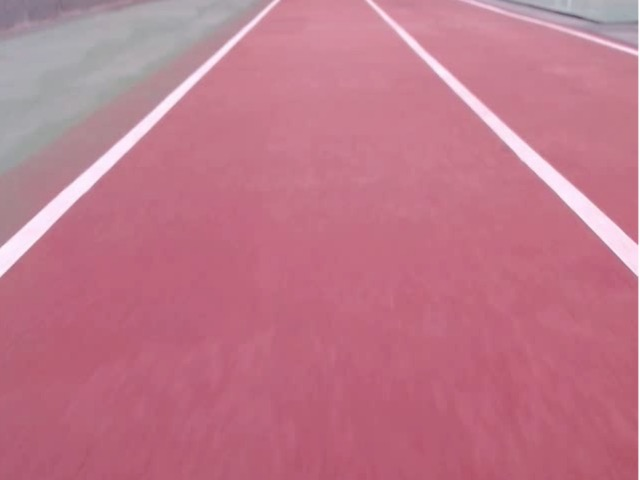
#> input picture img/cam_img.jpg, 640 x 480 px, given in place of 블랙박스 영상.mp4, which was not available
$ python '03-곡률 분석.py'   (older library calls are emulated)
#> lines starting #> are read from the running program, lines starting #| are printed output that depends on the picture; after the words box and inside, x2 and y2 are one past the last pixel; in counts of white or black regions, pixels touching at a corner belong together; pictures that were not available may be replaced by others from this repository, and a replacement may not be noted
import cv2
import numpy as np
import matplotlib.pyplot as plt


def color_filter(image):
    hls = cv2.cvtColor(image, cv2.COLOR_BGR2HLS)

    lower = np.array([20, 150, 20])
    upper = np.array([255, 255, 255])

    yellow_lower = np.array([0, 85, 81])
    yellow_upper = np.array([190, 255, 255])

    yellow_mask = cv2.inRange(hls, yellow_lower, yellow_upper)
    white_mask = cv2.inRange(hls, lower, upper)
    mask = cv2.bitwise_or(yellow_mask, white_mask)
    masked = cv2.bitwise_and(image, image, mask=mask)

    return masked


def roi(image):
    x = int(image.shape[1])
    y = int(image.shape[0])

    # 한 붓 그리기
    _shape = np.array(
        [[int(0.1 * x), int(y)], [int(0.1 * x), int(0.1 * y)], [int(0.4 * x), int(0.1 * y)], [int(0.4 * x), int(y)],
         [int(0.7 * x), int(y)], [int(0.7 * x), int(0.1 * y)], [int(0.9 * x), int(0.1 * y)], [int(0.9 * x), int(y)],
         [int(0.2 * x), int(y)]])

    mask = np.zeros_like(image)

    if len(image.shape) > 2:
        channel_count = image.shape[2]
        ignore_mask_color = (255,) * channel_count
    else:
        ignore_mask_color = 255

    cv2.fillPoly(mask, np.int32([_shape]), ignore_mask_color)
    masked_image = cv2.bitwise_and(image, mask)

    return masked_image


def wrapping(image):
    (h, w) = (image.shape[0], image.shape[1])

    source = np.float32([[w // 2 - 60, h * 0.53], [w // 2 + 160, h * 0.53], [w * 0.3 - 200, h], [w - 100, h]])
    destination = np.float32([[-200, 0], [w, 0], [200, h], [w - 350, h]])

    transform_matrix = cv2.getPerspectiveTransform(source, destination)
    minv = cv2.getPerspectiveTransform(destination, source)
    _image = cv2.warpPerspective(image, transform_matrix, (w, h))

    return _image, minv


def plothistogram(image):
    histogram = np.sum(image[image.shape[0] // 2:, :], axis=0)
    midpoint = np.int(histogram.shape[0] / 2)
    leftbase = np.argmax(histogram[:midpoint])
    rightbase = np.argmax(histogram[midpoint:]) + midpoint

    return leftbase, rightbase


def slide_window_search(binary_warped, left_current, right_current):
    out_img = np.dstack((binary_warped, binary_warped, binary_warped))

    nwindows = 4
    window_height = np.int(binary_warped.shape[0] / nwindows)
    nonzero = binary_warped.nonzero()  # 선이 있는 부분의 인덱스만 저장
    nonzero_y = np.array(nonzero[0])  # 선이 있는 부분 y의 인덱스 값
    nonzero_x = np.array(nonzero[1])  # 선이 있는 부분 x의 인덱스 값
    margin = 100
    minpix = 50
    left_lane = []
    right_lane = []
    color = [0, 255, 0]
    thickness = 2

    for w in range(nwindows):
        win_y_low = binary_warped.shape[0] - (w + 1) * window_height  # window 윗부분
        win_y_high = binary_warped.shape[0] - w * window_height  # window 아랫 부분
        win_xleft_low = left_current - margin  # 왼쪽 window 왼쪽 위
        win_xleft_high = left_current + margin  # 왼쪽 window 오른쪽 아래
        win_xright_low = right_current - margin  # 오른쪽 window 왼쪽 위
        win_xright_high = right_current + margin  # 오른쪽 window 오른쪽 아래

        cv2.rectangle(out_img, (win_xleft_low, win_y_low), (win_xleft_high, win_y_high), color, thickness)
        cv2.rectangle(out_img, (win_xright_low, win_y_low), (win_xright_high, win_y_high), color, thickness)
        good_left = ((nonzero_y >= win_y_low) & (nonzero_y < win_y_high) & (nonzero_x >= win_xleft_low) & (
                nonzero_x < win_xleft_high)).nonzero()[0]
        good_right = ((nonzero_y >= win_y_low) & (nonzero_y < win_y_high) & (nonzero_x >= win_xright_low) & (
                nonzero_x < win_xright_high)).nonzero()[0]
        left_lane.append(good_left)
        right_lane.append(good_right)
        # cv2.imshow("oo", out_img)

        if len(good_left) > minpix:
            left_current = np.int(np.mean(nonzero_x[good_left]))
        if len(good_right) > minpix:
            right_current = np.int(np.mean(nonzero_x[good_right]))

    left_lane = np.concatenate(left_lane)  # np.concatenate() -> array를 1차원으로 합침
    right_lane = np.concatenate(right_lane)

    leftx = nonzero_x[left_lane]
    lefty = nonzero_y[left_lane]
    rightx = nonzero_x[right_lane]
    righty = nonzero_y[right_lane]

    left_fit = np.polyfit(lefty, leftx, 2)
    right_fit = np.polyfit(righty, rightx, 2)

    ploty = np.linspace(0, binary_warped.shape[0] - 1, binary_warped.shape[0])
    left_fitx = left_fit[0] * ploty ** 2 + left_fit[1] * ploty + left_fit[2]
    right_fitx = right_fit[0] * ploty ** 2 + right_fit[1] * ploty + right_fit[2]

    ltx = np.trunc(left_fitx)  # np.trunc() -> 소수점 부분을 버림
    rtx = np.trunc(right_fitx)

    out_img[nonzero_y[left_lane], nonzero_x[left_lane]] = [255, 0, 0]
    out_img[nonzero_y[right_lane], nonzero_x[right_lane]] = [0, 0, 255]

    # [6 lines of commented-out code are left out]

    ret = {'left_fitx': ltx, 'right_fitx': rtx, 'ploty': ploty}

    return ret


def draw_lane_lines(original_image, wraped_image, Minv, draw_info):
    left_fitx = draw_info['left_fitx']
    right_fitx = draw_info['right_fitx']
    ploty = draw_info['ploty']

    warp_zero = np.zeros_like(wraped_image).astype(np.uint8)
    color_warp = np.dstack((warp_zero, warp_zero, warp_zero))

    pts_left = np.array([np.transpose(np.vstack([left_fitx, ploty]))])
    pts_right = np.array([np.flipud(np.transpose(np.vstack([right_fitx, ploty])))])
    pts = np.hstack((pts_left, pts_right))

    mean_x = np.mean((left_fitx, right_fitx), axis=0)
    pts_mean = np.array([np.flipud(np.transpose(np.vstack([mean_x, ploty])))])

    cv2.fillPoly(color_warp, np.int_([pts]), (216, 168, 74))
    cv2.fillPoly(color_warp, np.int_([pts_mean]), (216, 168, 74))

    newwarp = cv2.warpPerspective(color_warp, Minv, (original_image.shape[1], original_image.shape[0]))
    result = cv2.addWeighted(original_image, 1, newwarp, 0.4, 0)

    return pts_mean, result


cap = cv2.VideoCapture("./블랙박스 영상.mp4")

ym_per_pix = 30 / 720
xm_per_pix = 3.7 / 720

frame_size = (int(cap.get(cv2.CAP_PROP_FRAME_WIDTH)), int(cap.get(cv2.CAP_PROP_FRAME_HEIGHT)))

while True:
    retval, img = cap.read()
#> img is the input picture: shape (480, 640, 3); mean B, G, R 138, 119, 191.4
    if not retval:
        break

    ## 조감도 wrapped img
    wrapped_img, minverse = wrapping(img)
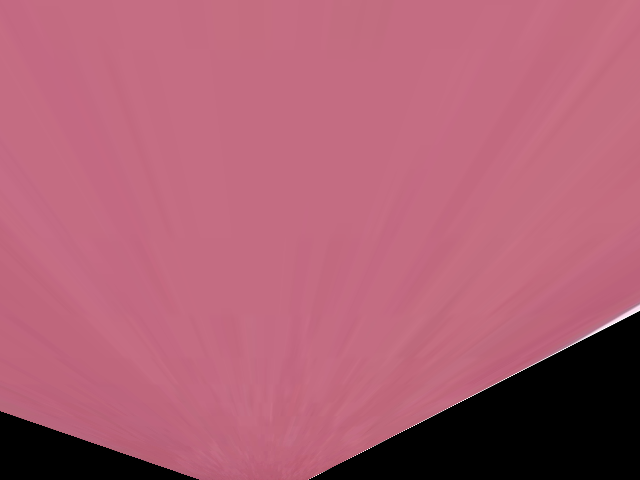
#> wrapped_img: shape (480, 640, 3); mean B, G, R 114.1, 94.7, 172.6
#> minverse = [[0.262, -0.761, 312.4], [0, -0.487, 254.4], [0, -0.00199, 1]]
    # cv2.imshow('wrapped', wrapped_img)

    ## 조감도 필터링
    w_f_img = color_filter(wrapped_img)
#> in color_filter, `hls = cv2.cvtColor(image, cv2.COLOR_BGR2HLS)`: hls: shape (480, 640, 3); mean of channels 0, 1, 2 152.7, 133.8, 95.4
#> in color_filter, `yellow_mask = cv2.inRange(hls, yellow_lower, yellow_upper)`:
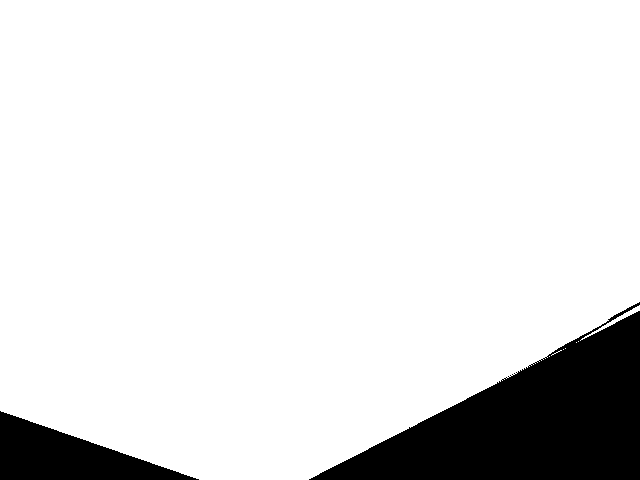
#> yellow_mask: shape (480, 640); 88.5% white; 2 black regions, box (x1, y1, x2, y2) and area: (309, 302, 640, 480) 28478, (0, 411, 199, 480) 6909
#> in color_filter, `white_mask = cv2.inRange(hls, lower, upper)`: white_mask: shape (480, 640); 70.8% white; 54 black regions (30 under 20 px), largest, box (x1, y1, x2, y2) and area: (0, 220, 640, 480) 85418, (393, 241, 456, 314) 859, (129, 234, 168, 300) 546
#> in color_filter, `mask = cv2.bitwise_or(yellow_mask, white_mask)`: mask: shape (480, 640); 88.5% white; 3 black regions, box (x1, y1, x2, y2) and area: (309, 311, 640, 480) 28254, (0, 411, 199, 480) 6909, (606, 302, 640, 323) 77
    # cv2.imshow('w_f_img', w_f_img)

    ##조감도 필터링 자르기
    w_f_r_img = roi(w_f_img)
#> in roi, `cv2.fillPoly(mask, np.int32([_shape]), ignore_mask_color)`:
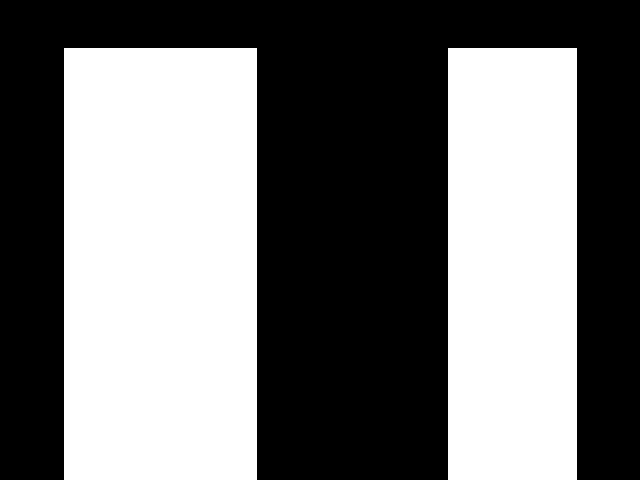
#> mask: shape (480, 640, 3); 45.3% white; 2 white regions, box (x1, y1, x2, y2) and area: (64, 48, 257, 480) 83376, (448, 48, 577, 480) 55728
#> in roi, `masked_image = cv2.bitwise_and(image, mask)`:
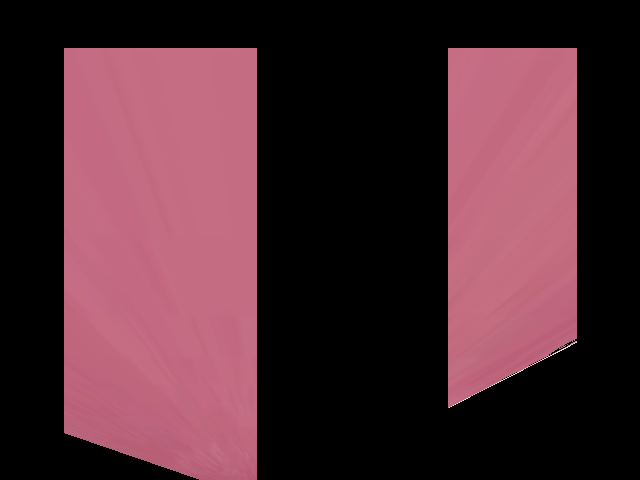
#> masked_image: shape (480, 640, 3); mean B, G, R 51.2, 42.4, 77.5
    # cv2.imshow('w_f_r_img', w_f_r_img)

    ## 조감도 선 따기 wrapped img threshold
    _gray = cv2.cvtColor(w_f_r_img, cv2.COLOR_BGR2GRAY)
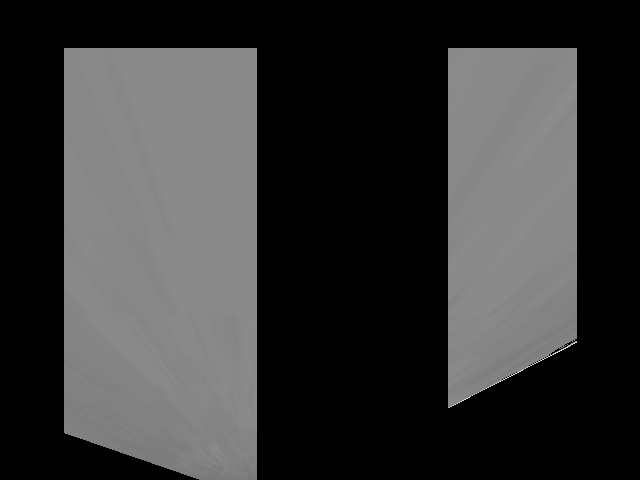
#> _gray: shape (480, 640); min 0, max 252, mean 53.9
    ret, thresh = cv2.threshold(_gray, 160, 255, cv2.THRESH_BINARY)
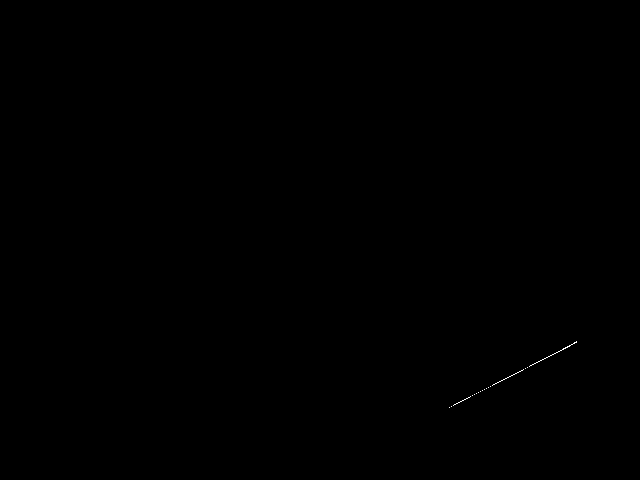
#> thresh: shape (480, 640); 0.04% white in thin lines or dots, all inside (x1, y1, x2, y2) = (449, 341, 577, 408)
    cv2.imshow('threshold', thresh)

    ## 선 분포도 조사 histogram
    leftbase, rightbase = plothistogram(thresh)
#> in plothistogram, `histogram = np.sum(image[image.shape[0] // 2:, :], axis=0)`: histogram = 640 values, max 510 at index 563, min 0 at index 0, mean 47.02
#> in plothistogram, `leftbase = np.argmax(histogram[:midpoint])`: leftbase = 0
#> in plothistogram, `rightbase = np.argmax(histogram[midpoint:]) + midpoint`: rightbase = 563
#> leftbase = 0; rightbase = 563

    ## histogram 기반 window roi 영역
    draw_info = slide_window_search(thresh, leftbase, rightbase)
#> in slide_window_search, `nonzero = binary_warped.nonzero()`: nonzero = 118 positions, rows 341 to 407, columns 449 to 576
#> in slide_window_search, `nonzero_y = np.array(nonzero[0])`: nonzero_y = 118 values from 341 to 407
#> in slide_window_search, `nonzero_x = np.array(nonzero[1])`: nonzero_x = 118 values, max 576 at index 0, min 449 at index 117, mean 519
#> the loop in slide_window_search, `for w in range(nwindows):` made 4 passes
#> (win_xright_low, win_xright_high, right_current) on pass 1: (463, 663, 504)
#> (win_xright_low, win_xright_high) on passes 2 to 4: (404, 604), (404, 604), (404, 604)
#> after the loop in slide_window_search, `for w in range(nwindows):`:
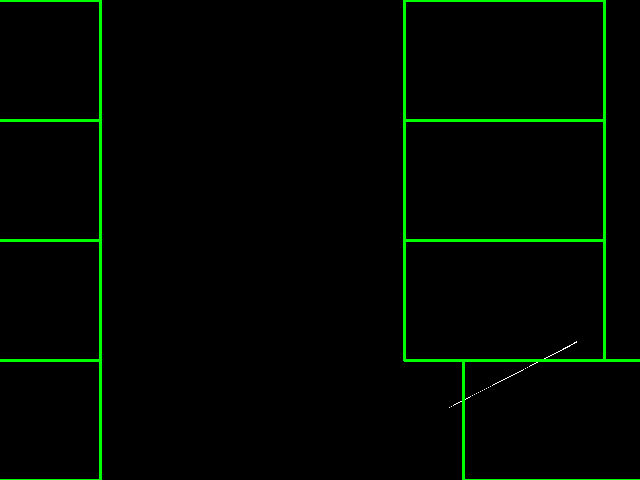
#> out_img: shape (480, 640, 3); mean of channels 0, 1, 2 0.1, 6.4, 0.1; drawn as B, G, R
#> after the loop in slide_window_search, `for w in range(nwindows):`: left_lane = [empty array, empty array, empty array, empty array]; right_lane = 4 items
#> in slide_window_search, `left_lane = np.concatenate(left_lane)`: left_lane = empty array
#> in slide_window_search, `right_lane = np.concatenate(right_lane)`: right_lane = 106 values, max 106 at index 64, min 0 at index 65, mean 52.51
#> in slide_window_search, `leftx = nonzero_x[left_lane]`: leftx = empty array
#> in slide_window_search, `rightx = nonzero_x[right_lane]`: rightx = 106 values, max 576 at index 65, min 463 at index 64, mean 526.1
#> in slide_window_search, `righty = nonzero_y[right_lane]`: righty = 106 values, max 400 at index 64, min 341 at index 65, mean 367.4
#> (the run stopped early here; a loop or call above may not have finished)
